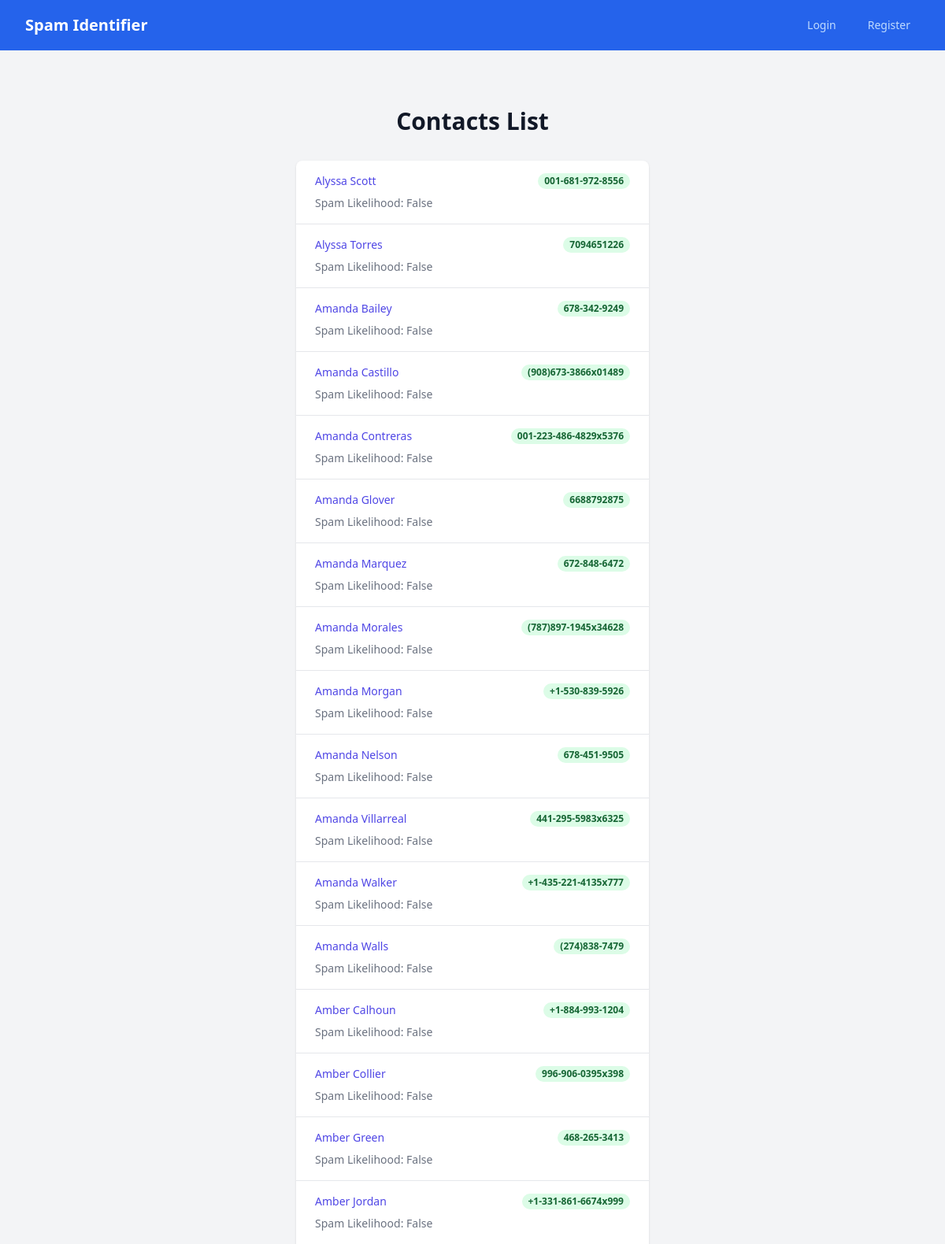
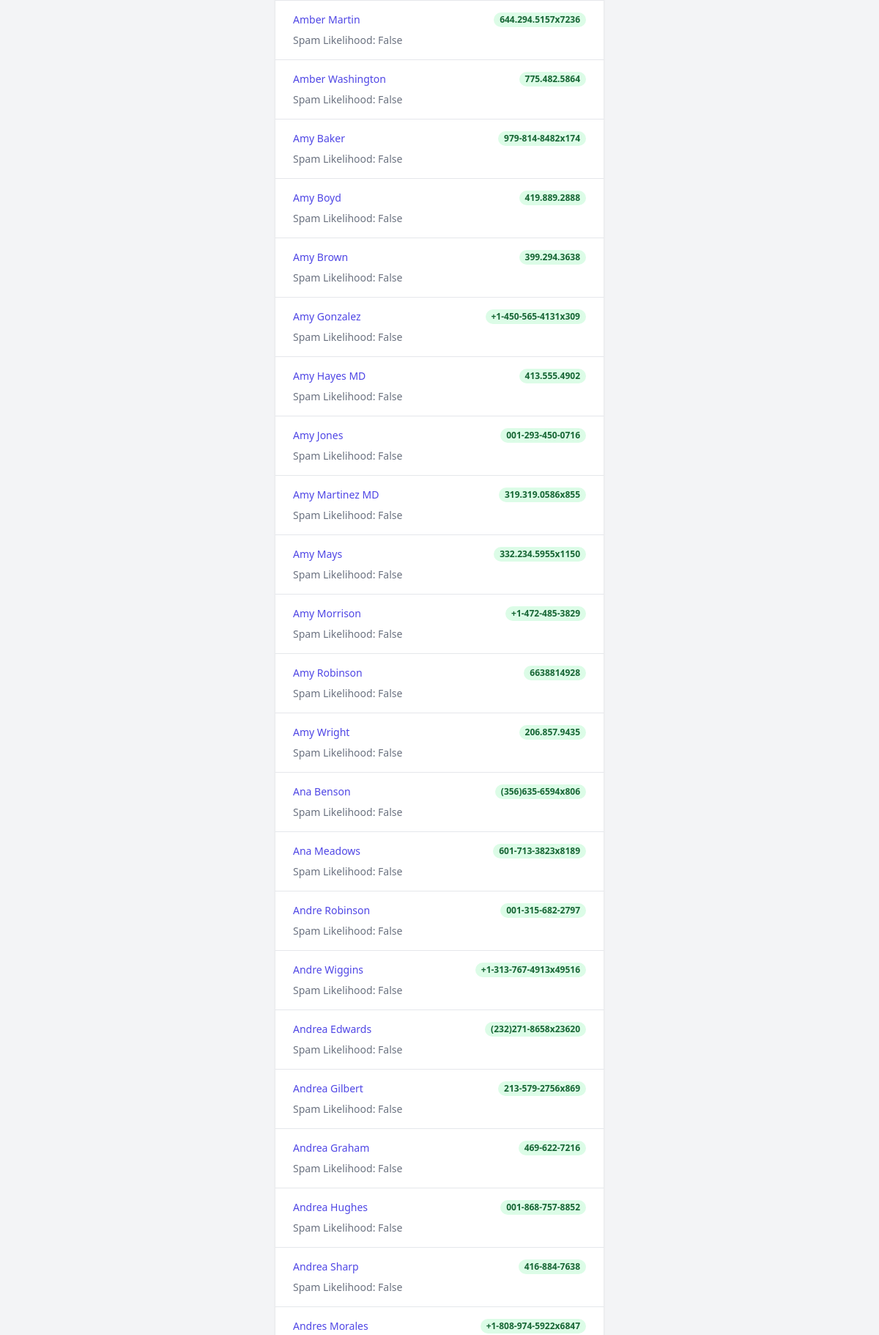
The page /?page_number=2 (upper part) on the database its author committed (2 pictures, top to bottom).
### api/models.py (models this page shows, shortened)
class Contact(models.Model):
    user = models.ForeignKey(User, on_delete=models.CASCADE, related_name='contacts')
    name = models.CharField(max_length=255)
    phone_number = models.CharField(max_length=15)
    email = models.EmailField(blank=True, null=True)
    is_registered = models.BooleanField(default=False)

### api/views.py (the view)
# urls.py: path('', ContactsListView.as_view(), name='home'),
class ContactsListView(View):
    def get(self, request):
        page_number = int(request.GET.get("page_number", 1))
        contacts_list = Contact.objects.filter().order_by('name').distinct()
        results = []
        paginator = Paginator(contacts_list, 50)
        current_page_contacts = paginator.get_page(page_number)
        for contact in current_page_contacts:
            spam_likelihood = Spam.objects.filter(phone_number=contact.phone_number).exists()
            results.append({
                'user_id': contact.user.id,
                'name': contact.name,
                'phone_number': contact.phone_number,
                'email': contact.email,
                'spam_likelihood': spam_likelihood
            })
        page_range = paginator.page_range
        response = {
            "page": page_number,
            "count": contacts_list.count(),
            "total_pages": paginator.num_pages,
            "contacts": results,
            "page_range": page_range,
        }
        return render(request, 'contacts.html', response)

### api/templates/contacts.html (shortened to what this page needs)
<!DOCTYPE html>
<html lang="en">
<head>
    <script src="https://cdn.tailwindcss.com"></script>
</head>
<body class="bg-gray-100 flex flex-col min-h-screen">
    {% include 'navbar.html' %}
    <main class="flex-grow flex items-center justify-center py-12 px-4 sm:px-6 lg:px-8">
        <div class="max-w-md w-full space-y-8">
            <div>
                <h2 class="mt-6 text-center text-3xl font-extrabold text-gray-900">Contacts List</h2>
            </div>
            <div class="bg-white shadow overflow-hidden sm:rounded-lg">
                <ul class="divide-y divide-gray-200">
                    {% for contact in contacts %}
                    <li class="px-4 py-4 sm:px-6">
                        <div class="flex items-center justify-between">
                            <div class="text-sm font-medium text-indigo-600 truncate">
                                {{ contact.name }}
                            </div>
                            <div class="ml-2 flex-shrink-0 flex">
                                <span class="px-2 inline-flex text-xs leading-5 font-semibold rounded-full bg-green-100 text-green-800">
                                    {{ contact.phone_number }}
                                </span>
                            </div>
                        </div>
                        <div class="mt-2 sm:flex sm:justify-between">
                            <div class="sm:flex">
                                <p class="flex items-center text-sm text-gray-500">
                                    Spam Likelihood: {{ contact.spam_likelihood }}
                                </p>
                            </div>
                        </div>
                    </li>
                    {% endfor %}
                </ul>
            </div>
        </div>
    </main>
</body>
</html>

### rows shown on the page
Contact: name "Alyssa Scott", phone_number "001-681-972-8556"
Contact: name "Alyssa Torres", phone_number "7094651226"
Contact: name "Amanda Bailey", phone_number "678-342-9249"
Contact: name "Amanda Castillo", phone_number "(908)673-3866x01489"
Contact: name "Amanda Contreras", phone_number "001-223-486-4829x5376"
Contact: name "Amanda Glover", phone_number "6688792875"
Contact: name "Amanda Marquez", phone_number "672-848-6472"
Contact: name "Amanda Morales", phone_number "(787)897-1945x34628"
Contact: name "Amanda Morgan", phone_number "+1-530-839-5926"
Contact: name "Amanda Nelson", phone_number "678-451-9505"
Contact: name "Amanda Villarreal", phone_number "441-295-5983x6325"
Contact: name "Amanda Walker", phone_number "+1-435-221-4135x777"
Contact: name "Amanda Walls", phone_number "(274)838-7479"
Contact: name "Amber Calhoun", phone_number "+1-884-993-1204"
Contact: name "Amber Collier", phone_number "996-906-0395x398"
Contact: name "Amber Green", phone_number "468-265-3413"
Contact: name "Amber Jordan", phone_number "+1-331-861-6674x999"
Contact: name "Amber Martin", phone_number "644.294.5157x7236"
Contact: name "Amber Washington", phone_number "775.482.5864"
Contact: name "Amy Baker", phone_number "979-814-8482x174"
Contact: name "Amy Boyd", phone_number "419.889.2888"
Contact: name "Amy Brown", phone_number "399.294.3638"
Contact: name "Amy Gonzalez", phone_number "+1-450-565-4131x309"
Contact: name "Amy Hayes MD", phone_number "413.555.4902"
Contact: name "Amy Jones", phone_number "001-293-450-0716"
Contact: name "Amy Martinez MD", phone_number "319.319.0586x855"
Contact: name "Amy Mays", phone_number "332.234.5955x1150"
Contact: name "Amy Morrison", phone_number "+1-472-485-3829"
Contact: name "Amy Robinson", phone_number "6638814928"
Contact: name "Amy Wright", phone_number "206.857.9435"
Contact: name "Ana Benson", phone_number "(356)635-6594x806"
Contact: name "Ana Meadows", phone_number "601-713-3823x8189"
Contact: name "Andre Robinson", phone_number "001-315-682-2797"
Contact: name "Andre Wiggins", phone_number "+1-313-767-4913x49516"
Contact: name "Andrea Edwards", phone_number "(232)271-8658x23620"
Contact: name "Andrea Gilbert", phone_number "213-579-2756x869"
Contact: name "Andrea Graham", phone_number "469-622-7216"
Contact: name "Andrea Hughes", phone_number "001-868-757-8852"
Contact: name "Andrea Sharp", phone_number "416-884-7638"
Contact: name "Andres Morales", phone_number "+1-808-974-5922x6847"

### other values the page prints
{{ contact.spam_likelihood }} "False" "False" "False" "False" "False" "False" "False" "False" "False" "False" "False" "False" "False" "False" "False" "False" "False" "False" "False" "False" "False" "False" "False" "False" "False" "False" "False" "False" "False" "False" "False" "False" "False" "False" "False" "False" "False" "False" "False"
